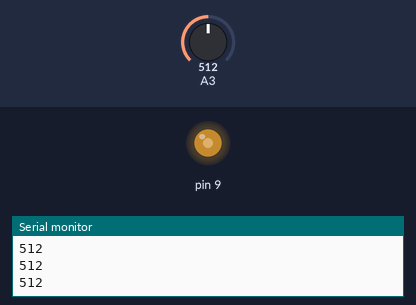
The sketch below on a simulated Arduino Uno, built with avr-gcc and run on an emulated ATmega328P. On the bench: output pins drawn as LEDs (lit = HIGH), the last lines printed to the serial monitor. The inputs (shaded band) are chosen by the test bench; at power-on: A3 = 512.

Above: at 1.2 s.
1.3 s: A3 set to 716
At 1.7 s:
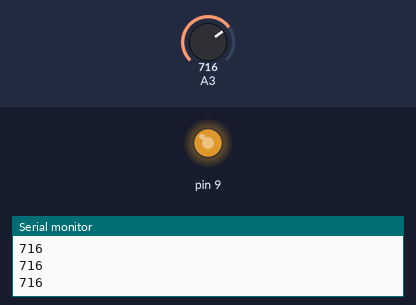
2.8 s: A3 set to 900
At 3.8 s:
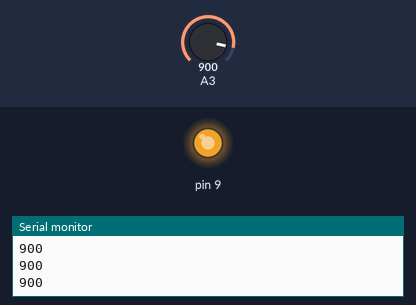
4.3 s: A3 set to 122
At 5.1 s:
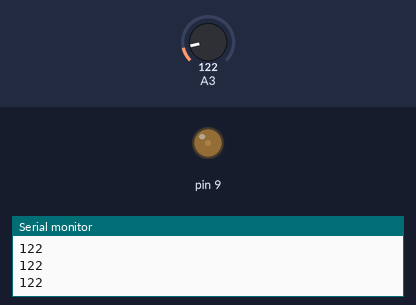
5.8 s: A3 set to 0
At 6.3 s:
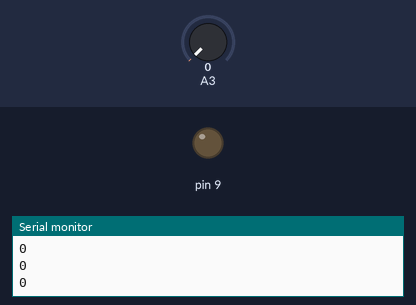
Timing chart, 0 to 8.3 s (numbered marks = the images above; inputs shaded):
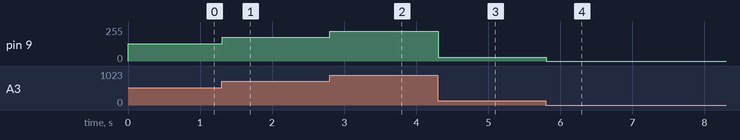

Measured:
- after the input at 1.3 s, pin 9: 128/255 → 179/255 at once
- after the input at 2.8 s, pin 9: 179/255 → 225/255 at once
- after the input at 4.3 s, pin 9: 225/255 → 30/255 at once
- after the input at 5.8 s, pin 9: 30/255 → 0/255 at once

The sketch:

SIK_Dimmer.ino
```cpp
void setup()
{
  Serial.begin(9600);
}

void loop()
{
  int val = analogRead(A3);

  Serial.println(val);
  analogWrite(9,val/4);
  delay(10);
}
```
